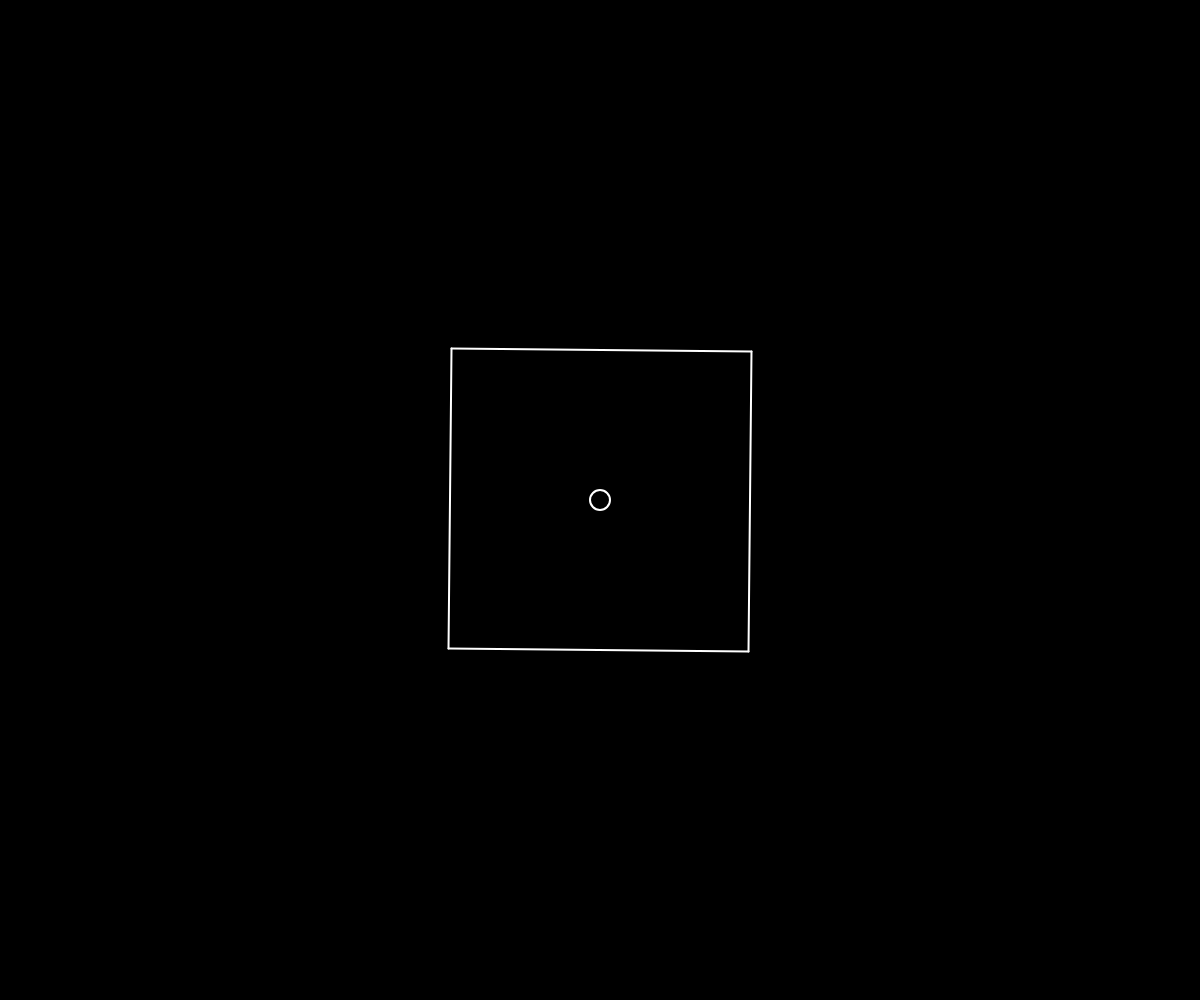
Frame 1 (no input)
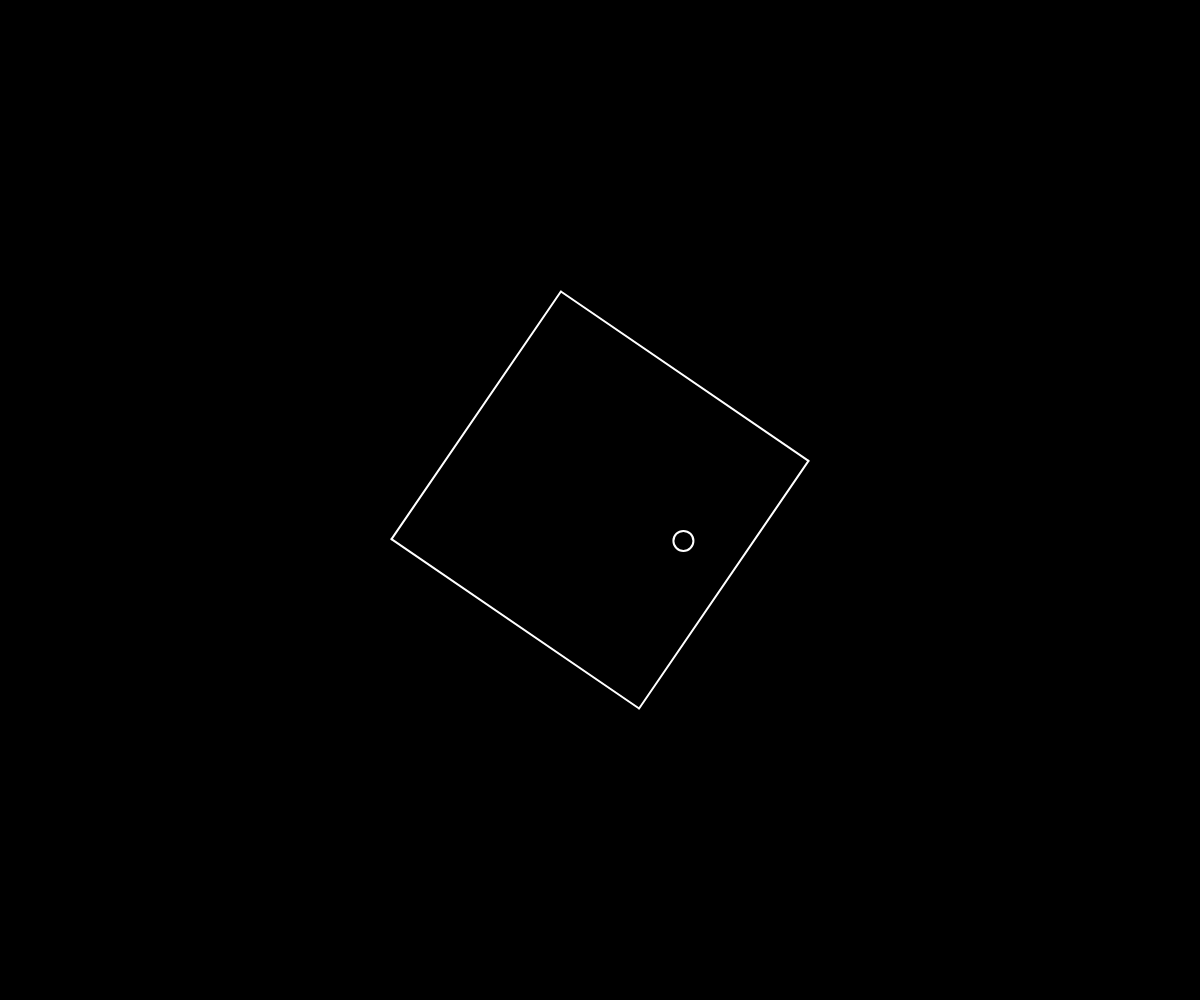
Frame 60 (no input)
Frame 120 (the mouse pressed at the canvas centre since frame 60): identical to frame 60, image omitted

The p5.js sketch that drew these frames (run headless with seeded random() and noise() and a simulated clock; from frame 60 on, the mouse is pressed at the canvas centre):

// p5.js sketch
// ── sketch.js
// velocity of ball
let v
// position of ball
let x
// radius of ball
let r = 20
// speed factor
let delta = 0.5
// coefficient of restitution
let e = 1
// center of box
let center
// lines of box
let lines
// angle of box
let angle

function setup() {
  createCanvas(windowWidth, windowHeight)

  noStroke()
  background(0)

  v = createVector(0, 10)
  x = createVector(width/2, height/2)
  g = createVector(0, 0.9)

  center = createVector(width/2, height/2)

  angle = 0
  angle_delta = 0.01
  lines = center2box(center, 100, angle)
}

function draw() {
  background(0)

  // setting for rendering ball
  noFill()
  strokeWeight(2)
  stroke(255)
  
  circle(x.x, x.y, r)

  // angle increment
  angle += angle_delta
  angle = angle > 2*PI ? angle - 2*PI : angle
  
  lines = center2box(center, 150, angle)

  for (i = 0; i < 4; i++) {
    line(lines[i][0].x, lines[i][0].y, lines[i][1].x, lines[i][1].y)
  }

  step()
}

function step() {
  v = p5.Vector.add(v, g)
  x = p5.Vector.add(x, p5.Vector.mult(v, delta))

  for (i = 0; i < 4; i++) {
    if (ishit(x, r, lines[i])) {
      bounce(lines[i])
    }
  }
  
}

function ishit(ball, r, l) {
  thres = r + 5
  po = p5.Vector.sub(ball, l[0])     // line start to ball
  pq = p5.Vector.sub(l[1], l[0])  // line direction
  popq = p5.Vector.dot(po, pq)
  ph = (popq * popq)/p5.Vector.dot(pq, pq)
  len = p5.Vector.dot(po, po) - ph
  return len < thres*thres
}

function bounce(l) {
  d = p5.Vector.sub(l[1], l[0])  // line direction
  n = createVector(d.y, -d.x)
  vp = p5.Vector.mult(d, p5.Vector.dot(d, v)/d.magSq())  // parallel
  vv = p5.Vector.mult(n, p5.Vector.dot(n, v)/n.magSq())  // vertical
  v  = p5.Vector.add(vp, p5.Vector.mult(vv, -e))
}

function center2box(center, size, theta) {
  size = sqrt(2)*size

  lines = []

  for (i = 0; i < 4; i++) {
    angle1 = (2*i+1)*PI/4+theta
    angle2 = (2*i+3)*PI/4+theta

    lines[i] = [
      createVector(cos(angle1), sin(angle1)).mult(size).add(center),
      createVector(cos(angle2), sin(angle2)).mult(size).add(center)
    ]
  }

  return lines
}

function mousePressed() {
  setup()
}

function windowResized() {
  resizeCanvas(windowWidth, windowHeight)
}
